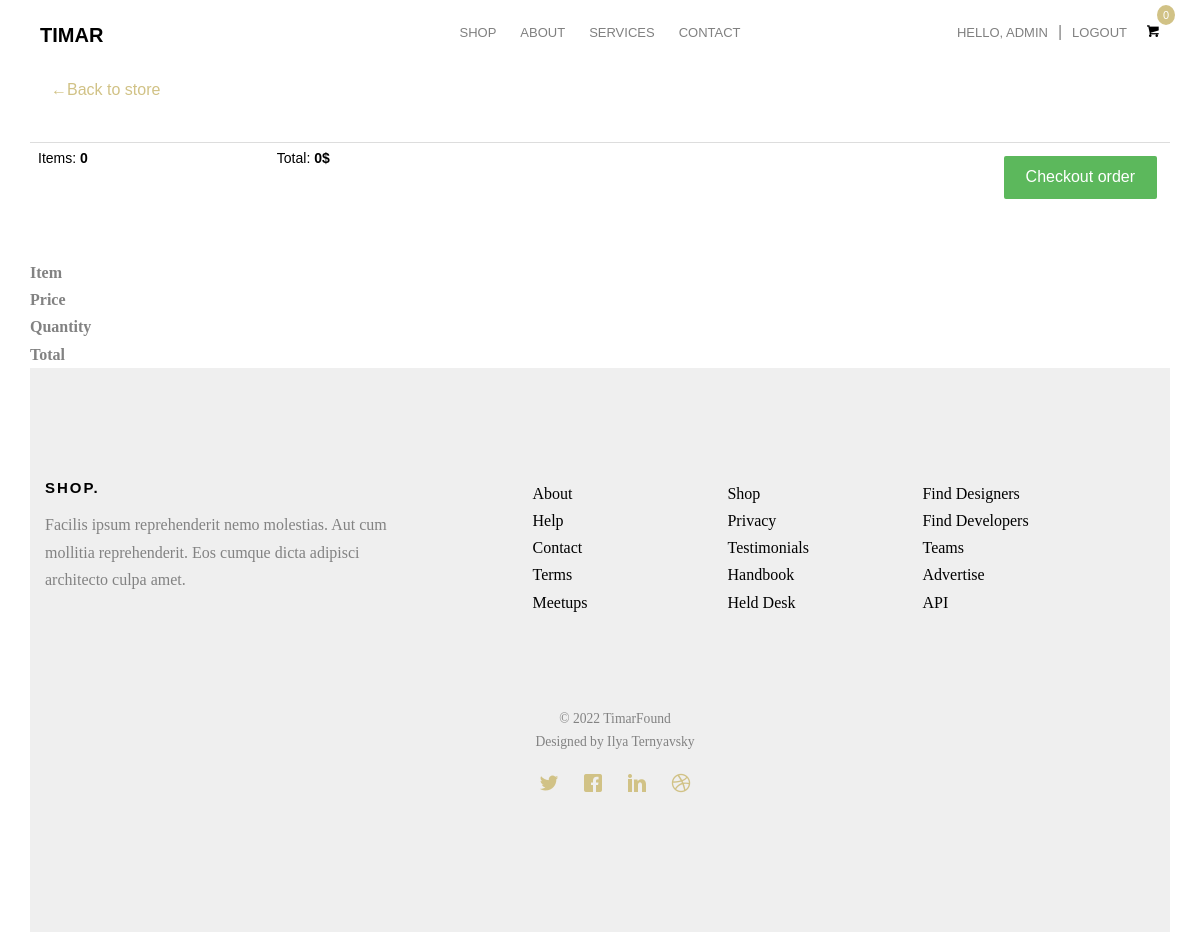
Before: /cart (signed in) with the older database file.
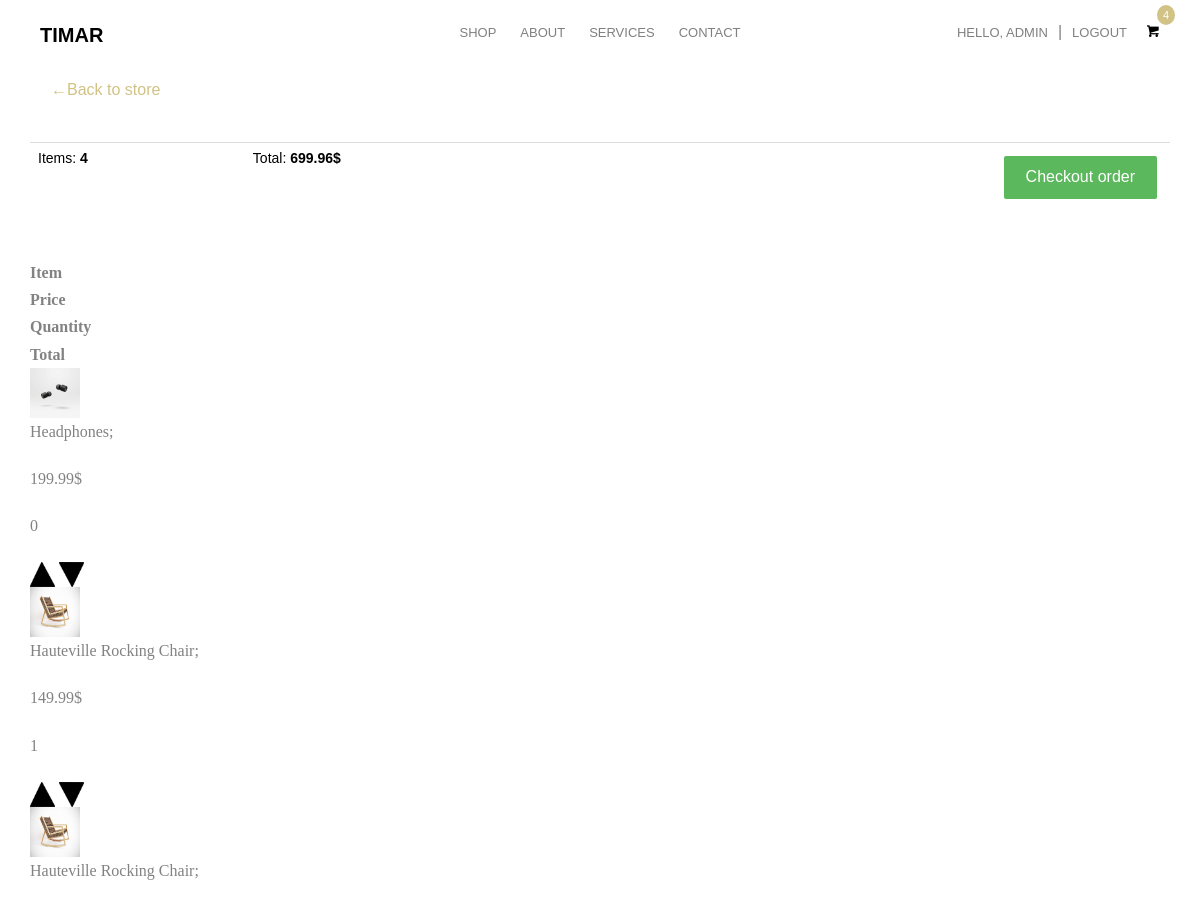
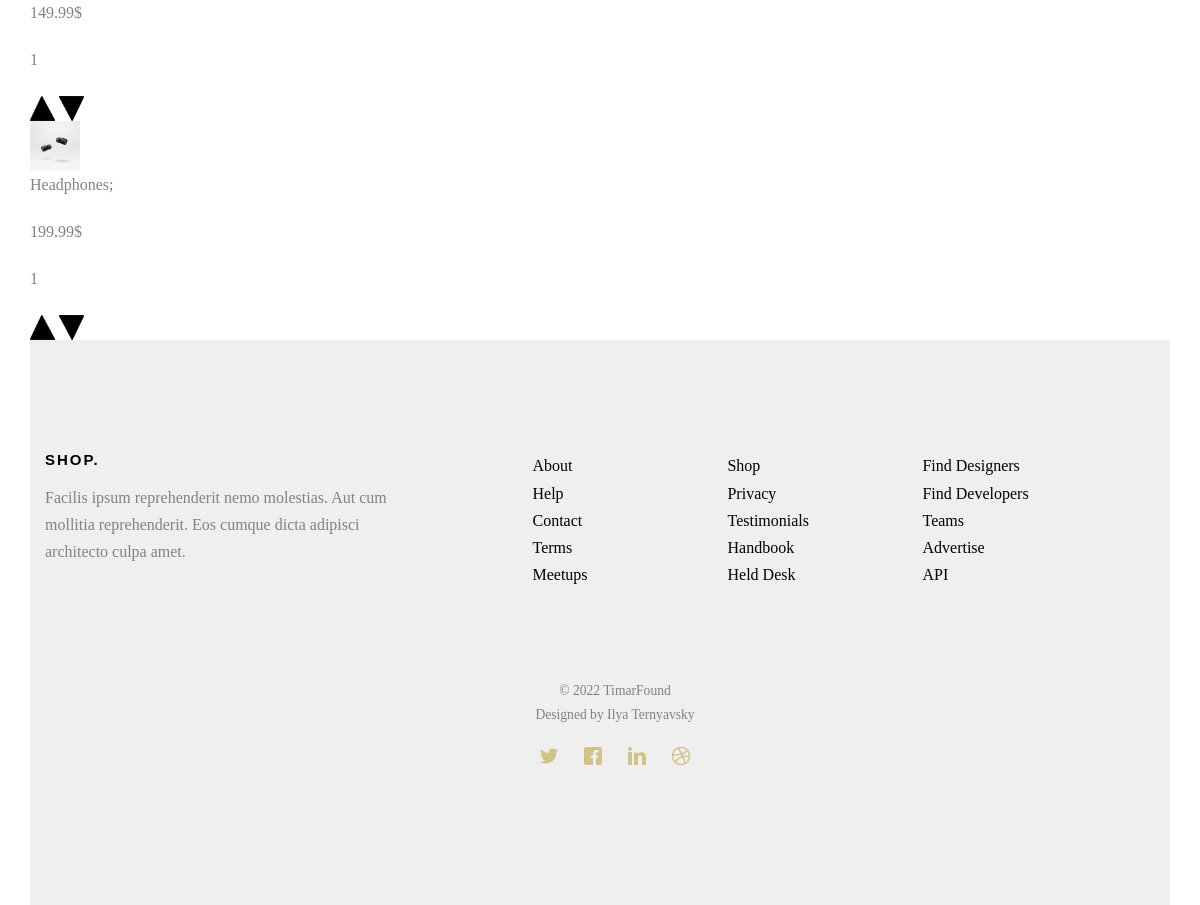
After: the same page with the newer database file (2 pictures, top to bottom).
### Main/models.py (models this page shows, shortened)
class Cart(models.Model):
    user = models.ForeignKey(User, on_delete=models.CASCADE, null=True,blank=True)
    item = models.ForeignKey(Product,on_delete=models.SET_NULL,null=True,blank=True)
    quantity = models.IntegerField(default=1,null=True,blank=True)

class Product(models.Model):
    title = models.CharField(max_length=50)
    price = models.DecimalField(max_digits=7, decimal_places=2)
    text = models.TextField(max_length=1000)
    image = models.ImageField(null=True, blank=True)
    def __str__(self):
        return self.title
    @property
    def imageURL(self):
        try:
            url = self.image.url
        except:
            url = ''
        return url

### Main/views.py (the view)
# urls.py: path('cart',views.cart,name='cart'),
def cart(request):
    cart_objects = Cart.objects.filter(user_id=request.user)
    quantity_objects = len(cart_objects)
    total_price = 0
    for i in cart_objects:
        product = Product.objects.get(title=i.item)
        total_price += product.price
    context = {
        'total_price':total_price,
        'objects':cart_objects,
        'quant':quantity_objects}
    return render(request,'Main/cart.html',context)

### templates/Main/cart.html (shortened to what this page needs)
{% extends 'Main/base.html' %}
{% load static %}
{% block body %}
<nav class="fh5co-nav" role="navigation">
    <div class="container">
        <div class="row">
            <div class="col-md-3 col-xs-2">
                <div id="fh5co-logo"><a href="{% url 'home' %}">Timar</a></div>
            </div>
            <div class="col-md-6 col-xs-6 text-center menu-1">
                <ul>
                    <li class="has-dropdown">
                        <a href="{% url 'product' %}">Shop</a>
                    </li>
                    <li><a href="{% url 'about' %}">About</a></li>
                    <li class="has-dropdown">
                        <a href="{% url 'service' %}">Services</a>
                    </li>
                    <li><a href="{% url 'contact' %}">Contact</a></li>
                </ul>
            </div>
            <div class="col-md-3 col-xs-4 text-right hidden-xs menu-2">
                <ul>
                    {% if user.is_authenticated %}
                    <li class="shopping-cart"><a href="{% url 'cart' %}"  class="cart"><span><small>{{ quant }}</small><i class="icon-shopping-cart"></i></span></a></li>
                    <li><a href="{% url 'account' user.id %}">Hello, {{user.username}}</a>|<a href="{% url 'lout' %}">Logout</a></li>
                    {% else %}
                    <li><a href="{% url 'lin' %}" >Login</a></li>
                    {% endif %}
                </ul>
            </div>
        </div>
    </div>
</nav>
<div class="container">
<div class="row">
    <div class="col-lg-12">
        <div class="box-element">
            <a class="btn btn-outline-dark " href="{% url 'home' %}">&#x2190;Back to store</a>
            <br>
            <br>
            <table class="table">
                <tr>
                    <th><h5>Items: <strong>{{ quant }}</strong></h5></th>
                    <th><h5>Total:<strong> {{ total_price}}$</strong></h5></th>
                    <th>
                        <a  style="float:right; margin:5px;" class="btn btn-success" href="#">Checkout order</a>
                    </th>
                </tr>
            </table>
        </div>
        <br>
        <div class="box-element">
            <div class="cart-row">
                <div style="flex:2"><strong>Item</strong></div>
                <div style="flex:1"><strong>Price</strong></div>
                <div style="flex:1"><strong>Quantity</strong></div>
                <div style="flex:1"><strong>Total</strong></div>
            </div>
            {% for item in objects %}
            <div class="cart-row">
                <div style="flex:2"><img class="row-image" src="{{item.item.imageURL}}" width="50" height="50"></div>
                <div style="flex:2"><p>{{ item.item }};</p></div>
                <div style="flex:1"><p>{{ item.item.price }}$</p></div>
                <div style="flex:1">
                    <p class="quantity">{{item.quantity}}</p>
                    <div class="quantity">
                        <img data-product="{{item.product.id}}" data-action="add" class="chg-quantity update-cart" width="25" height="25" src="{% static  'Main/img/up.png' %}">
                        <img data-product="{{item.product.id}}" data-action="remove" class="chg-quantity update-cart" width="25" height="25" src="{% static  'Main/img/down.png' %}">
                    </div>
                </div>
            </div>
            {% endfor %}
</div>
{% include 'Main/footer.html' %}
{% endblock %}

Changed rows visible on the page:
added Cart: item.imageURL (picture), item "Headphones", item.price "199.99", quantity "0"
added Cart: item.imageURL (picture), item "Hauteville Rocking Chair", item.price "149.99", quantity "1"
added Cart: item.imageURL (picture), item "Hauteville Rocking Chair", item.price "149.99", quantity "1"
added Cart: item.imageURL (picture), item "Headphones", item.price "199.99", quantity "1"
Other visible differences:
{{ quant }}: "0" → "4"
{{ total_price }}: "0" → "699.96"
